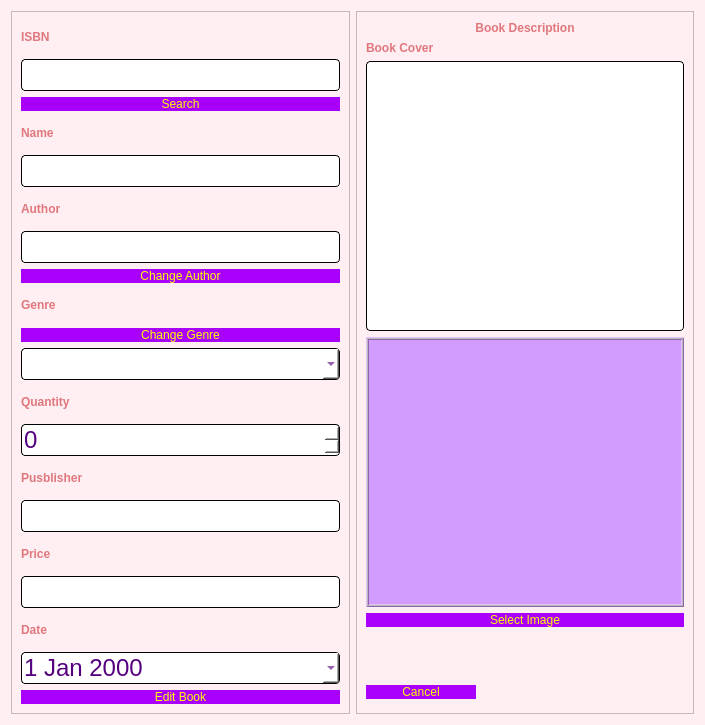
<?xml version="1.0" encoding="UTF-8"?>
<ui version="4.0">
 <class>editBook</class>
 <widget class="QDialog" name="editBook">
  <property name="geometry">
   <rect>
    <x>0</x>
    <y>0</y>
    <width>705</width>
    <height>725</height>
   </rect>
  </property>
  <property name="windowTitle">
   <string>Dialog</string>
  </property>
  <property name="styleSheet">
   <string notr="true">background-color:rgb(255, 239, 242)</string>
  </property>
  <layout class="QHBoxLayout" name="horizontalLayout_5">
   <item>
    <widget class="QFrame" name="frame">
     <property name="frameShape">
      <enum>QFrame::Shape::StyledPanel</enum>
     </property>
     <property name="frameShadow">
      <enum>QFrame::Shadow::Raised</enum>
     </property>
     <layout class="QVBoxLayout" name="verticalLayout">
      <item>
       <widget class="QLabel" name="label">
        <property name="styleSheet">
         <string notr="true">font: 14pt &quot;georgia&quot;;
color: #e0777d;</string>
        </property>
        <property name="text">
         <string>&lt;html&gt;&lt;head/&gt;&lt;body&gt;&lt;p&gt;&lt;span style=&quot; font-weight:700;&quot;&gt;ISBN&lt;/span&gt;&lt;/p&gt;&lt;/body&gt;&lt;/html&gt;</string>
        </property>
       </widget>
      </item>
      <item>
       <layout class="QHBoxLayout" name="horizontalLayout_3">
        <item>
         <widget class="QLineEdit" name="ISBN">
          <property name="styleSheet">
           <string notr="true">QLineEdit{
	background-color: rgb(255, 255, 255);
	 border: 1px  solid;
     border-radius: 4px;
	font: 24px;color:rgb(85, 0, 127);
}</string>
          </property>
         </widget>
        </item>
       </layout>
      </item>
      <item>
       <widget class="QPushButton" name="searchBtn">
        <property name="styleSheet">
         <string notr="true">QPushButton
{ 
	border-radius:15px;
	font: 16pt &quot;georgia&quot;;
	background-color:rgb(168, 0, 252);
	padding : 0 4px;
	border-radius:20px;
	color:rgb(255, 255, 0)
}


QPushButton:hover:!pressed

{
background:#52b788;
}
</string>
        </property>
        <property name="text">
         <string>Search</string>
        </property>
       </widget>
      </item>
      <item>
       <widget class="QLabel" name="label_2">
        <property name="styleSheet">
         <string notr="true">font: 14pt &quot;georgia&quot;;
color: #e0777d;</string>
        </property>
        <property name="text">
         <string>&lt;html&gt;&lt;head/&gt;&lt;body&gt;&lt;p&gt;&lt;span style=&quot; font-weight:700;&quot;&gt;Name&lt;/span&gt;&lt;/p&gt;&lt;/body&gt;&lt;/html&gt;</string>
        </property>
       </widget>
      </item>
      <item>
       <widget class="QLineEdit" name="name">
        <property name="styleSheet">
         <string notr="true">QLineEdit{
	background-color: rgb(255, 255, 255);
	 border: 1px  solid;
     border-radius: 4px;
	font: 24px;color:rgb(85, 0, 127);
}</string>
        </property>
       </widget>
      </item>
      <item>
       <widget class="QLabel" name="label_3">
        <property name="styleSheet">
         <string notr="true">font: 14pt &quot;georgia&quot;;
color: #e0777d;</string>
        </property>
        <property name="text">
         <string>&lt;html&gt;&lt;head/&gt;&lt;body&gt;&lt;p&gt;&lt;span style=&quot; font-weight:700;&quot;&gt;Author&lt;/span&gt;&lt;/p&gt;&lt;/body&gt;&lt;/html&gt;</string>
        </property>
       </widget>
      </item>
      <item>
       <layout class="QHBoxLayout" name="horizontalLayout_4">
        <item>
         <widget class="QLineEdit" name="author">
          <property name="enabled">
           <bool>false</bool>
          </property>
          <property name="styleSheet">
           <string notr="true">QLineEdit{
	background-color: rgb(255, 255, 255);
	 border: 1px  solid;
     border-radius: 4px;
	font: 24px;color:rgb(85, 0, 127);
}</string>
          </property>
         </widget>
        </item>
       </layout>
      </item>
      <item>
       <widget class="QPushButton" name="changeAuthorBtn">
        <property name="styleSheet">
         <string notr="true">QPushButton
{ 
	border-radius:15px;
	font: 16pt &quot;georgia&quot;;
	background-color:rgb(168, 0, 252);
	padding : 0 4px;
	border-radius:20px;
	color:rgb(255, 255, 0)
}


QPushButton:hover:!pressed

{
background:#52b788;
}
</string>
        </property>
        <property name="text">
         <string>Change Author</string>
        </property>
       </widget>
      </item>
      <item>
       <widget class="QLabel" name="label_4">
        <property name="styleSheet">
         <string notr="true">font: 14pt &quot;georgia&quot;;
color: #e0777d;</string>
        </property>
        <property name="text">
         <string>&lt;html&gt;&lt;head/&gt;&lt;body&gt;&lt;p&gt;&lt;span style=&quot; font-weight:700;&quot;&gt;Genre&lt;/span&gt;&lt;/p&gt;&lt;/body&gt;&lt;/html&gt;</string>
        </property>
       </widget>
      </item>
      <item>
       <layout class="QHBoxLayout" name="horizontalLayout_6">
        <item>
         <widget class="QPushButton" name="changeGenreBtn">
          <property name="styleSheet">
           <string notr="true">QPushButton
{ 
	border-radius:15px;
	font: 16pt &quot;georgia&quot;;
	background-color:rgb(168, 0, 252);
	padding : 0 4px;
	border-radius:20px;
	color:rgb(255, 255, 0)
}


QPushButton:hover:!pressed

{
background:#52b788;
}
</string>
          </property>
          <property name="text">
           <string>Change Genre</string>
          </property>
         </widget>
        </item>
       </layout>
      </item>
      <item>
       <widget class="QComboBox" name="genre">
        <property name="enabled">
         <bool>true</bool>
        </property>
        <property name="styleSheet">
         <string notr="true">QComboBox{
	background-color: rgb(255, 255, 255);
	 border: 1px  solid;
     border-radius: 4px;
	font: 24px;color:rgb(85, 0, 127);
}</string>
        </property>
       </widget>
      </item>
      <item>
       <widget class="QLabel" name="label_5">
        <property name="styleSheet">
         <string notr="true">font: 14pt &quot;georgia&quot;;
color: #e0777d;</string>
        </property>
        <property name="text">
         <string>&lt;html&gt;&lt;head/&gt;&lt;body&gt;&lt;p&gt;&lt;span style=&quot; font-weight:700;&quot;&gt;Quantity&lt;/span&gt;&lt;/p&gt;&lt;/body&gt;&lt;/html&gt;</string>
        </property>
       </widget>
      </item>
      <item>
       <widget class="QSpinBox" name="quantity">
        <property name="styleSheet">
         <string notr="true">QSpinBox{
	background-color: rgb(255, 255, 255);
	 border: 1px  solid;
     border-radius: 4px;
	font: 24px;color:rgb(85, 0, 127);
}</string>
        </property>
        <property name="maximum">
         <number>1000000</number>
        </property>
        <property name="displayIntegerBase">
         <number>10</number>
        </property>
       </widget>
      </item>
      <item>
       <widget class="QLabel" name="label_6">
        <property name="styleSheet">
         <string notr="true">font: 14pt &quot;georgia&quot;;
color: #e0777d;</string>
        </property>
        <property name="text">
         <string>&lt;html&gt;&lt;head/&gt;&lt;body&gt;&lt;p&gt;&lt;span style=&quot; font-weight:700;&quot;&gt;Pusblisher&lt;/span&gt;&lt;/p&gt;&lt;/body&gt;&lt;/html&gt;</string>
        </property>
       </widget>
      </item>
      <item>
       <widget class="QLineEdit" name="publisher">
        <property name="styleSheet">
         <string notr="true">QLineEdit{
	background-color: rgb(255, 255, 255);
	 border: 1px  solid;
     border-radius: 4px;
	font: 24px;color:rgb(85, 0, 127);
}</string>
        </property>
       </widget>
      </item>
      <item>
       <widget class="QLabel" name="label_7">
        <property name="styleSheet">
         <string notr="true">font: 14pt &quot;georgia&quot;;
color: #e0777d;</string>
        </property>
        <property name="text">
         <string>&lt;html&gt;&lt;head/&gt;&lt;body&gt;&lt;p&gt;&lt;span style=&quot; font-weight:700;&quot;&gt;Price&lt;/span&gt;&lt;/p&gt;&lt;/body&gt;&lt;/html&gt;</string>
        </property>
       </widget>
      </item>
      <item>
       <widget class="QLineEdit" name="price">
        <property name="styleSheet">
         <string notr="true">QLineEdit{
	background-color: rgb(255, 255, 255);
	 border: 1px  solid;
     border-radius: 4px;
	font: 24px;color:rgb(85, 0, 127);
}</string>
        </property>
       </widget>
      </item>
      <item>
       <widget class="QLabel" name="label_8">
        <property name="styleSheet">
         <string notr="true">font: 14pt &quot;georgia&quot;;
color: #e0777d;</string>
        </property>
        <property name="text">
         <string>&lt;html&gt;&lt;head/&gt;&lt;body&gt;&lt;p&gt;&lt;span style=&quot; font-weight:700;&quot;&gt;Date&lt;/span&gt;&lt;/p&gt;&lt;/body&gt;&lt;/html&gt;</string>
        </property>
       </widget>
      </item>
      <item>
       <widget class="QDateEdit" name="date">
        <property name="styleSheet">
         <string notr="true">QDateEdit{
	background-color: rgb(255, 255, 255);
	 border: 1px  solid;
     border-radius: 4px;
	font: 24px;color:rgb(85, 0, 127);
}</string>
        </property>
        <property name="calendarPopup">
         <bool>true</bool>
        </property>
       </widget>
      </item>
      <item>
       <widget class="QPushButton" name="editBookBtn">
        <property name="styleSheet">
         <string notr="true">QPushButton
{ 
	border-radius:15px;
	font: 16pt &quot;georgia&quot;;
	background-color:rgb(168, 0, 252);
	padding : 0 4px;
	border-radius:20px;
	color:rgb(255, 255, 0)
}


QPushButton:hover:!pressed

{
background:#52b788;
}
</string>
        </property>
        <property name="text">
         <string>Edit Book</string>
        </property>
       </widget>
      </item>
     </layout>
    </widget>
   </item>
   <item>
    <widget class="QFrame" name="frame_2">
     <property name="frameShape">
      <enum>QFrame::Shape::StyledPanel</enum>
     </property>
     <property name="frameShadow">
      <enum>QFrame::Shadow::Raised</enum>
     </property>
     <layout class="QVBoxLayout" name="verticalLayout_2">
      <item>
       <widget class="QLabel" name="label_10">
        <property name="styleSheet">
         <string notr="true">font: 14pt &quot;georgia&quot;;
color: #e0777d;</string>
        </property>
        <property name="text">
         <string>&lt;html&gt;&lt;head/&gt;&lt;body&gt;&lt;p align=&quot;center&quot;&gt;&lt;span style=&quot; font-weight:700;&quot;&gt;Book Description&lt;/span&gt;&lt;/p&gt;&lt;/body&gt;&lt;/html&gt;</string>
        </property>
       </widget>
      </item>
      <item>
       <layout class="QVBoxLayout" name="verticalLayout_3">
        <item>
         <widget class="QLabel" name="label_11">
          <property name="styleSheet">
           <string notr="true">font: 14pt &quot;georgia&quot;;
color: #e0777d;</string>
          </property>
          <property name="text">
           <string>&lt;html&gt;&lt;head/&gt;&lt;body&gt;&lt;p&gt;&lt;span style=&quot; font-weight:700;&quot;&gt;Book Cover&lt;/span&gt;&lt;/p&gt;&lt;/body&gt;&lt;/html&gt;</string>
          </property>
         </widget>
        </item>
        <item>
         <widget class="QTextEdit" name="description">
          <property name="styleSheet">
           <string notr="true">QTextEdit{
	background-color: rgb(255, 255, 255);
	 border: 1px  solid;
     border-radius: 4px;
	font: 24px
}</string>
          </property>
         </widget>
        </item>
        <item>
         <widget class="QLabel" name="coverLabel">
          <property name="sizePolicy">
           <sizepolicy hsizetype="Expanding" vsizetype="Expanding">
            <horstretch>0</horstretch>
            <verstretch>0</verstretch>
           </sizepolicy>
          </property>
          <property name="focusPolicy">
           <enum>Qt::FocusPolicy::StrongFocus</enum>
          </property>
          <property name="styleSheet">
           <string notr="true">background-color: rgb(210, 156, 255);
border-color: rgb(0, 0, 0);</string>
          </property>
          <property name="frameShape">
           <enum>QFrame::Shape::Box</enum>
          </property>
          <property name="frameShadow">
           <enum>QFrame::Shadow::Raised</enum>
          </property>
          <property name="midLineWidth">
           <number>1</number>
          </property>
          <property name="text">
           <string/>
          </property>
         </widget>
        </item>
       </layout>
      </item>
      <item>
       <widget class="QPushButton" name="selectImgBtn">
        <property name="styleSheet">
         <string notr="true">QPushButton
{ 
	border-radius:15px;
	font: 16pt &quot;georgia&quot;;
	background-color:rgb(168, 0, 252);
	padding : 0 4px;
	border-radius:20px;
	color:rgb(255, 255, 0)
}


QPushButton:hover:!pressed

{
background:#52b788;
}
</string>
        </property>
        <property name="text">
         <string>Select Image</string>
        </property>
       </widget>
      </item>
      <item>
       <spacer name="verticalSpacer">
        <property name="orientation">
         <enum>Qt::Orientation::Vertical</enum>
        </property>
        <property name="sizeType">
         <enum>QSizePolicy::Policy::Fixed</enum>
        </property>
        <property name="sizeHint" stdset="0">
         <size>
          <width>20</width>
          <height>48</height>
         </size>
        </property>
       </spacer>
      </item>
      <item>
       <layout class="QHBoxLayout" name="horizontalLayout_2">
        <item>
         <widget class="QPushButton" name="cancelBtn">
          <property name="styleSheet">
           <string notr="true">QPushButton
{ 
	border-radius:15px;
	font: 16pt &quot;georgia&quot;;
	background-color:rgb(168, 0, 252);
	padding : 0 4px;
	border-radius:20px;
	color:rgb(255, 255, 0)
}


QPushButton:hover:!pressed

{
background:#52b788;
}
</string>
          </property>
          <property name="text">
           <string>Cancel</string>
          </property>
         </widget>
        </item>
        <item>
         <spacer name="horizontalSpacer_2">
          <property name="orientation">
           <enum>Qt::Orientation::Horizontal</enum>
          </property>
          <property name="sizeType">
           <enum>QSizePolicy::Policy::Fixed</enum>
          </property>
          <property name="sizeHint" stdset="0">
           <size>
            <width>208</width>
            <height>23</height>
           </size>
          </property>
         </spacer>
        </item>
       </layout>
      </item>
     </layout>
    </widget>
   </item>
  </layout>
 </widget>
 <resources/>
 <connections/>
</ui>
